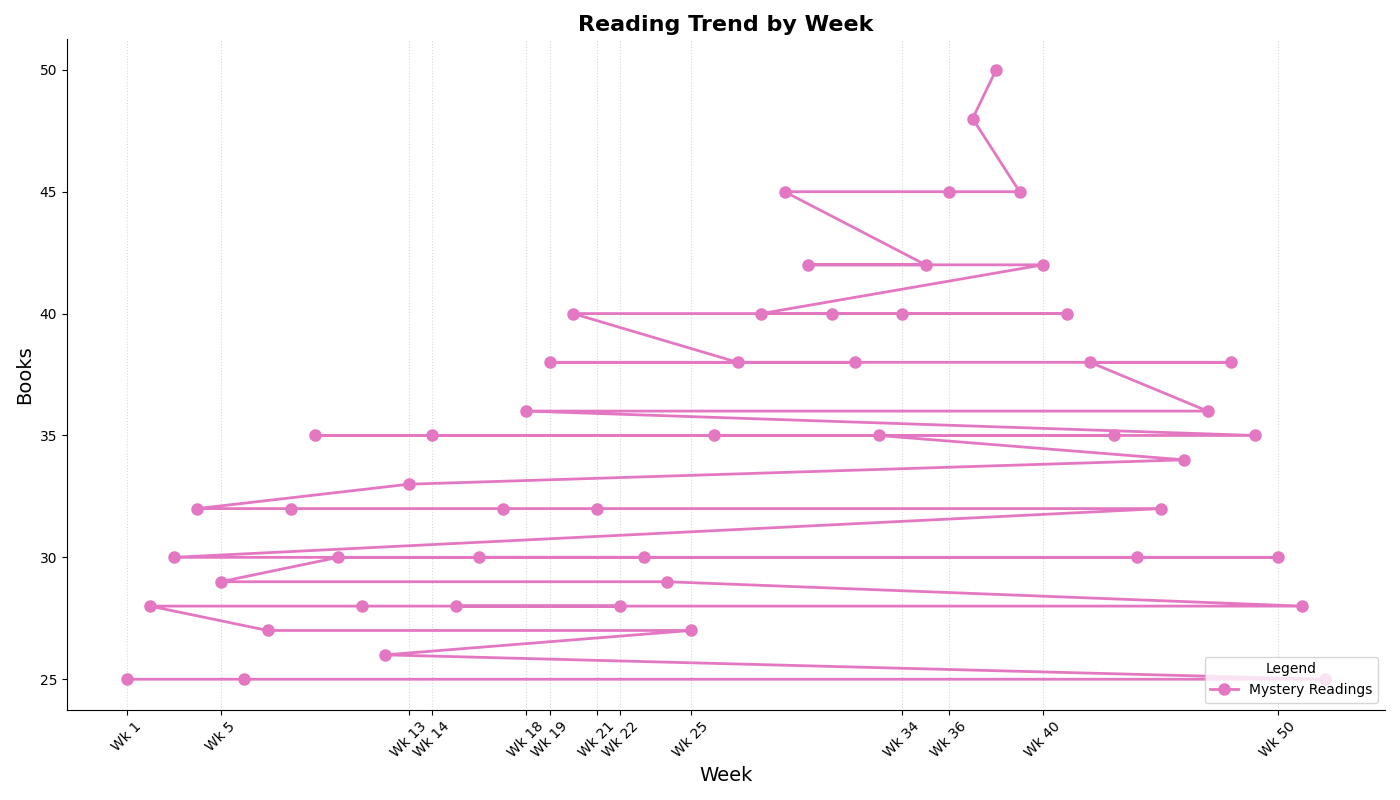

This chart was generated by the following Python code:
import matplotlib.pyplot as plt
import numpy as np

weeks = np.array(range(1, 53))

mystery_readings = np.array([
    25, 28, 30, 32, 29, 25, 27, 32, 35, 30, 28, 26, 33, 35, 28, 30, 32, 36, 38, 40, 
    32, 28, 30, 29, 27, 35, 38, 40, 45, 42, 40, 38, 35, 40, 42, 45, 48, 50, 45, 42, 
    40, 38, 35, 30, 32, 34, 36, 38, 35, 30, 28, 25
])

# Removed fantasy_readings from the calculation
# Removed science_fiction_readings entirely

total_readings = mystery_readings  # Only using mystery_readings

sorted_indices = np.argsort(total_readings)
sorted_weeks = weeks[sorted_indices]
sorted_readings = total_readings[sorted_indices]

fig, ax = plt.subplots(figsize=(14, 8))

colors = ['#e377c2']
marker_styles = ['o']

ax.plot(sorted_weeks, sorted_readings, color=colors[0], marker=marker_styles[0], linestyle='-', linewidth=2, markersize=8, label='Mystery Readings')

ax.set_title('Reading Trend by Week', fontsize=16, fontweight='bold')
ax.set_xlabel('Week', fontsize=14)
ax.set_ylabel('Books', fontsize=14)
ax.legend(title='Legend', loc='lower right')

ax.set_xticks(sorted_weeks[::4])
ax.set_xticklabels([f'Wk {i}' for i in sorted_weeks[::4]], rotation=45)
ax.grid(axis='x', linestyle=':', alpha=0.5)
ax.spines['top'].set_visible(False)
ax.spines['right'].set_visible(False)

plt.tight_layout()
plt.show()
